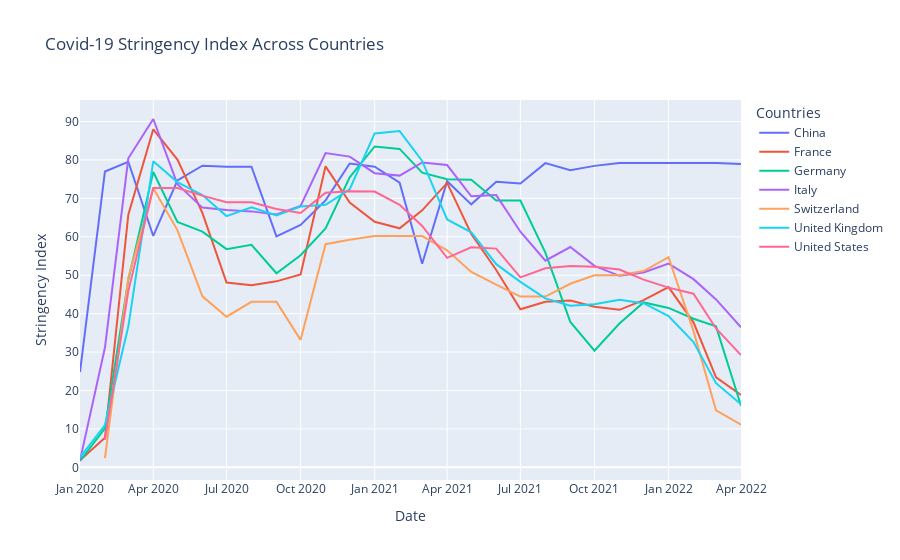

Notebook cell for this chart:
### Code cell
stringency_index.index = stringency_index.index.to_timestamp()
fig = go.Figure()
for country in stringency_index.columns:
    non_zero_data = stringency_index[country]
    non_zero_data = non_zero_data[non_zero_data != 0]
    fig.add_trace(go.Scatter(x=non_zero_data.index, 
                             y=non_zero_data, 
                             mode='lines', 
                             name=country))
fig.update_layout(
    title="Covid-19 Stringency Index Across Countries",
    xaxis_title="Date",
    yaxis_title="Stringency Index",
    legend_title="Countries"
)

fig.show()
